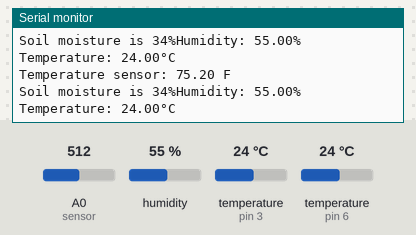
Bench run of a sketch on a simulated Arduino Uno, built with avr-gcc and run on an emulated ATmega328P. Parts: the last lines printed to the serial monitor. Wiring (inferred from the names in the program): DS3231 clock at I2C address 0x68. Inputs (shaded band) come from the test bench; at power-on: A0 (sensor) = 512, humidity 55 %, temperature (sensors on pin 3, pin 6) 24 °C. The local clock reads 2024-03-15 10:24:30 at power-on unless the sketch sets it; storage starts empty.

Above: at 12.0 s.
12.1 s: A0 (sensor) set to 602
At 15.5 s:
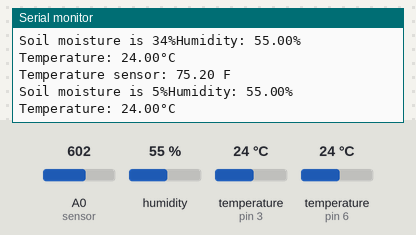
15.9 s: A0 (sensor) set to 633
At 19.0 s:
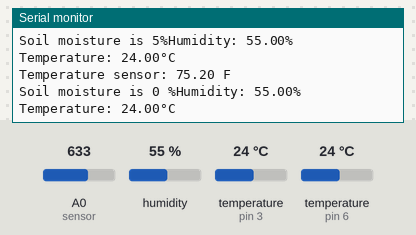

Measured:
- the behaviour switches between 616 and 617 on A0 (sensor) (found by bisection; images 1 and 2)
- after the input at 12.1 s, the serial monitor: prints a new line after 2.8 s (image 1)
- after the input at 15.9 s, the serial monitor: prints a new line after 1.8 s (image 2)

The sketch:

integrated.ino
```cpp
//libraries to include
//go to Sketch -> Include Libraries then select the library to include it
//if you don't see the library you're looking for, you can install it by clicking "Manage Libraries"
#include <OneWire.h>
#include <DallasTemperature.h>
#include "DHT.h"
#include <Wire.h>
#include <SD.h>
#include <SPI.h>
#include <Adafruit_Sensor.h>
#include "Adafruit_TSL2591.h"
#include <SPI.h>
#include <SD.h>


//data logging from https://makersportal.com/blog/2019/3/24/arduino-sd-card-module-data-logger (currently this logs an increasing integer, not data)

//what to write data to
File testfile;
//name the file to write data to (here it's "test.csv")
//.csv stands for "comma separated values" and is the file type you should use
String fileName = "test.csv";
//setup the data logger
volatile int int_iter = 0;

//introduce sensors
#define ONE_WIRE_BUS1 6 //temp sensor at pin 6
#define DHTPIN 3 //humidity-temperature ("DHT") sensor at pin 3
#define DHTTYPE DHT11 //the type of DHT sensor is DHT11

//==========================================
//           temperature sensor
//==========================================

//ask installed libraries to set up temperature sensor
OneWire oneWire1(ONE_WIRE_BUS1);
DallasTemperature sensors1(&oneWire1);

float Celcius1=0;
float Fahrenheit1=0;


//==========================================
//            moisture sensor
//==========================================
// Variables that we'll use in moisture sensor
// This value could be calibrated by reading sensor in air
const int AirValue = 620;
// This value could be calibrated by reading sensor in water
// DO NOT SUBMERGE ELECTRONIC COMPONENTS, JUST END OF THE PROBE
const int WaterValue = 310;
int soilMoistureValue = 0;
int soilmoisturepercent=0;


//==========================================
//            humidity sensor
//==========================================
DHT dht(DHTPIN, DHTTYPE);


//=========================================
//*****************************************
//
// The setup block is where you set up your
// sensors to begin measurements.
//
//*****************************************
//=========================================


void setup() {


  //==========================================
  //           temperature sensor
  //==========================================

  Wire.begin();

  Serial.begin(9600); //have Serial monitor begin reading data
  sensors1.begin(); //have temperature sensor begin reading data

  Wire.beginTransmission(0x68); //0x68 is the temperature sesnor device address
  //assign a specific "register" (chunk of memory in the microcontroller) to the temperature sensor
  Wire.write(0x0E);
  //write a byte of information to the temperature sensor
  Wire.write(0b00011100);
  //end the transmission to the temperature sensor
  Wire.endTransmission();

  //==========================================
  //            humidity sensor
  //==========================================
  Serial.println(F("DHTxx test!")); //test that humidity-temperature sensor is working

  dht.begin(); //humidity-temperature sensor begins reading data


  //==========================================
  //            data logger
  //==========================================
  // wait for SD module to start
  if (!SD.begin(4)) {
    //if computer cannot find SD module, print that module wasn't detected
    Serial.println("No SD Module Detected");
    while (1); //while this condition is true, take no other action
  }
  // see if test file exists, delete it if it does
  // then prints headers and starts new one
  if (SD.exists(fileName)){
    Serial.println(fileName+" exists, deleting and starting new");
    SD.remove(fileName);
  }
  testfile = SD.open(fileName, FILE_WRITE);
  if (testfile) {
    // save headers to file
    testfile.println("Timestamp,Data");
    testfile.close();
  } else {
    // if the file didn't open, print an error:
    Serial.println("error opening file");
  }
}

//=========================================
//*****************************************
//
// The loop block is where the action that
// the microcontroller should take goes.
// This action is run over and over in a
// loop.
//
//*****************************************
//=========================================

void loop() {


  testfile = SD.open(fileName, FILE_WRITE); //file to write data

  if (testfile) {
    //print time (number of milliseconds since Arduino began running program)
    testfile.println(String(millis()));

    // send request to receive data starting at register 0
    Wire.beginTransmission(0x68); // 0x68 is DS3231 device address
    Wire.write((byte)0); // start at register 0
    Wire.endTransmission();
    Wire.requestFrom(0x68, 3); // request three bytes (seconds, minutes, hours)

      while(Wire.available())  {

        int seconds = Wire.read(); // get seconds
        int minutes = Wire.read(); // get minutes
        int hours = Wire.read();   // get hours

        seconds = (((seconds & 0b11110000)>>4)*10 + (seconds & 0b00001111)); // convert BCD to decimal
        minutes = (((minutes & 0b11110000)>>4)*10 + (minutes & 0b00001111)); // convert BCD to decimal
        hours = (((hours & 0b00100000)>>5)*20 + ((hours & 0b00010000)>>4)*10 + (hours & 0b00001111)); // convert BCD to decimal (assume 24 hour mode)

        //Serial.print(hours); Serial.print(":"); Serial.print(minutes); Serial.print(":"); Serial.println(seconds);
        testfile.print(hours); testfile.print(":"); testfile.print(minutes); testfile.print(":"); testfile.println(seconds);

        //==========================================
        //           temperature sensors
        //==========================================

        sensors1.requestTemperatures();
        Celcius1=sensors1.getTempCByIndex(0);
        Fahrenheit1=sensors1.toFahrenheit(Celcius1);
        //Serial.print(" C  ");
        //Serial.print(Celcius);
        testfile.println("Sensor 1: "+String(Fahrenheit1)+" F");
        Serial.println("Temperature sensor: "+String(Fahrenheit1)+" F");

        //==========================================
        //           moisture sensor
        //==========================================

        soilMoistureValue = analogRead(A0);  //ask sensor to read soil moisture value
        soilmoisturepercent = map(soilMoistureValue, AirValue, WaterValue, 0, 100);
        if(soilmoisturepercent >= 100){
          testfile.print("Soil moisture is 100 %");
          Serial.print("Soil moisture is 100 %");
         }
        else if(soilmoisturepercent <=0)  {
          testfile.print("Soil moisture is 0 %");
          Serial.print("Soil moisture is 0 %");
          }
        else if(soilmoisturepercent >0 && soilmoisturepercent < 100) {
          testfile.print("Soil moisture is " + String(soilmoisturepercent)+"%");
          Serial.print("Soil moisture is " + String(soilmoisturepercent)+"%");

          }

        //==========================================
        //           humidity sensor
        //==========================================

          // Reading temperature or humidity takes about 250 milliseconds!
          // Sensor readings may also be up to 2 seconds 'old' (its a very slow sensor)

          float h = dht.readHumidity(); //read humidity, h, from sensor
          // Read temperature as Celsius (the default)
          float t = dht.readTemperature();
          // Read temperature as Fahrenheit (isFahrenheit = true)
          float f = dht.readTemperature(true);

          // Check if any reads failed and exit early (to try again).
          if (isnan(h) || isnan(t) || isnan(f)) {
            Serial.println(F("Failed to read from DHT sensor!"));
            testfile.print(F("Failed to read from DHT sensor!"));
            return;
          }

          // Compute heat index in Fahrenheit (the default)
          float hif = dht.computeHeatIndex(f, h);
          // Compute heat index in Celsius (isFahreheit = false)
          float hic = dht.computeHeatIndex(t, h, false);


          testfile.println("Humidity: "+String(h)+ "%  Temperature: "+String(t)+"°C ");
          Serial.println("Humidity: "+String(h)+ "%  Temperature: "+String(t)+"°C ");


      }

      testfile.close(); //close and save file you've been writing to

      } else {
        Serial.println("error opening file");
      }
      int_iter+=1; //increase number of times loop has been run

    delay(2000); //wait 2s before beginning loop again


}
```
